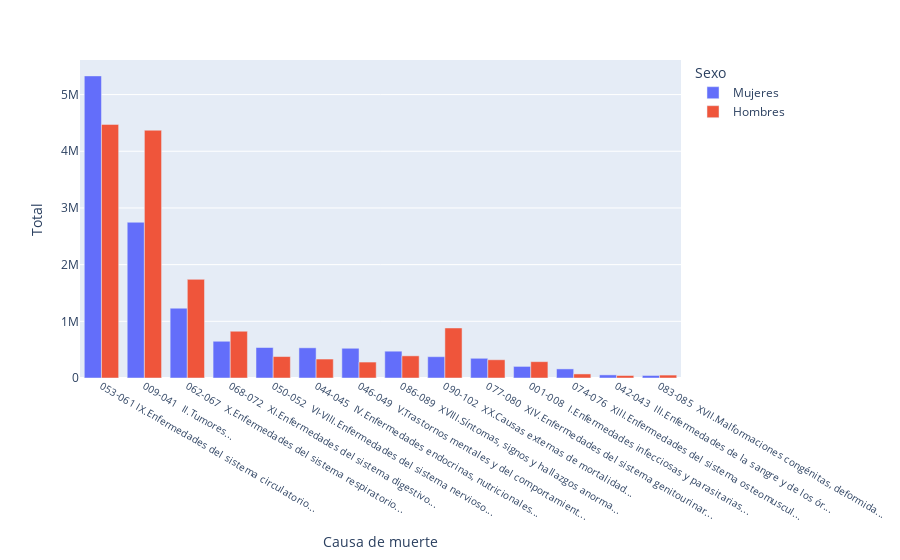

Here is the notebook cell this chart was saved with:
### Code cell
total_muertes_por_sexo_causa["Causa de muerte"] = [x[:50]+ "..." for x in total_muertes_por_sexo_causa["Causa de muerte"]]
fig = px.bar(total_muertes_por_sexo_causa, x = "Causa de muerte", y = "Total", color = "Sexo", barmode = "group")
fig.update_xaxes(tickfont_size = 10)
fig

### Figure 1 — Plotly figure (JSON) as saved in the notebook; plotly's stock layout.template omitted (floating-point values rounded to 4 significant figures)
{"data": [{"alignmentgroup": "True", "hovertemplate": "Sexo=Mujeres<br>Causa de muerte=%{x}<br>Total=%{y}<extra></extra>", "legendgroup": "Mujeres", "marker": {"color": "#636efa", "pattern": {"shape": ""}}, "name": "Mujeres", "offsetgroup": "Mujeres", "orientation": "v", "showlegend": true, "textposition": "auto", "type": "bar", "x": ["053-061 IX.Enfermedades del sistema circulatorio...", "009-041  II.Tumores...", "062-067  X.Enfermedades del sistema respiratorio...", "068-072  XI.Enfermedades del sistema digestivo...", "050-052  VI-VIII.Enfermedades del sistema nervioso...", "044-045  IV.Enfermedades endocrinas, nutricionales...", "046-049  V.Trastornos mentales y del comportamient...", "086-089  XVIII.Síntomas, signos y hallazgos anorma...", "090-102  XX.Causas externas de mortalidad...", "077-080  XIV.Enfermedades del sistema genitourinar...", "001-008  I.Enfermedades infecciosas y parasitarias...", "074-076  XIII.Enfermedades del sistema osteomuscul...", "042-043  III.Enfermedades de la sangre y de los ór...", "083-085  XVII.Malformaciones congénitas, deformida..."], "xaxis": "x", "y": [5329276, 2747678, 1231470, 648194, 537968, 532526, 524546, 472906, 375844, 347720, 204418, 160496, 54856, 44694], "yaxis": "y"}, {"alignmentgroup": "True", "hovertemplate": "Sexo=Hombres<br>Causa de muerte=%{x}<br>Total=%{y}<extra></extra>", "legendgroup": "Hombres", "marker": {"color": "#EF553B", "pattern": {"shape": ""}}, "name": "Hombres", "offsetgroup": "Hombres", "orientation": "v", "showlegend": true, "textposition": "auto", "type": "bar", "x": ["053-061 IX.Enfermedades del sistema circulatorio...", "009-041  II.Tumores...", "062-067  X.Enfermedades del sistema respiratorio...", "090-102  XX.Causas externas de mortalidad...", "068-072  XI.Enfermedades del sistema digestivo...", "086-089  XVIII.Síntomas, signos y hallazgos anorma...", "050-052  VI-VIII.Enfermedades del sistema nervioso...", "044-045  IV.Enfermedades endocrinas, nutricionales...", "077-080  XIV.Enfermedades del sistema genitourinar...", "001-008  I.Enfermedades infecciosas y parasitarias...", "046-049  V.Trastornos mentales y del comportamient...", "074-076  XIII.Enfermedades del sistema osteomuscul...", "083-085  XVII.Malformaciones congénitas, deformida...", "042-043  III.Enfermedades de la sangre y de los ór..."], "xaxis": "x", "y": [4473698, 4371186, 1740144, 882468, 824918, 390752, 378152, 334554, 321852, 288068, 281190, 71628, 51426, 43712], "yaxis": "y"}], "layout": {"barmode": "group", "legend": {"title": {"text": "Sexo"}, "tracegroupgap": 0}, "margin": {"t": 60}, "xaxis": {"anchor": "y", "domain": [0, 1], "tickfont": {"size": 10}, "title": {"text": "Causa de muerte"}}, "yaxis": {"anchor": "x", "domain": [0, 1], "title": {"text": "Total"}}}}
